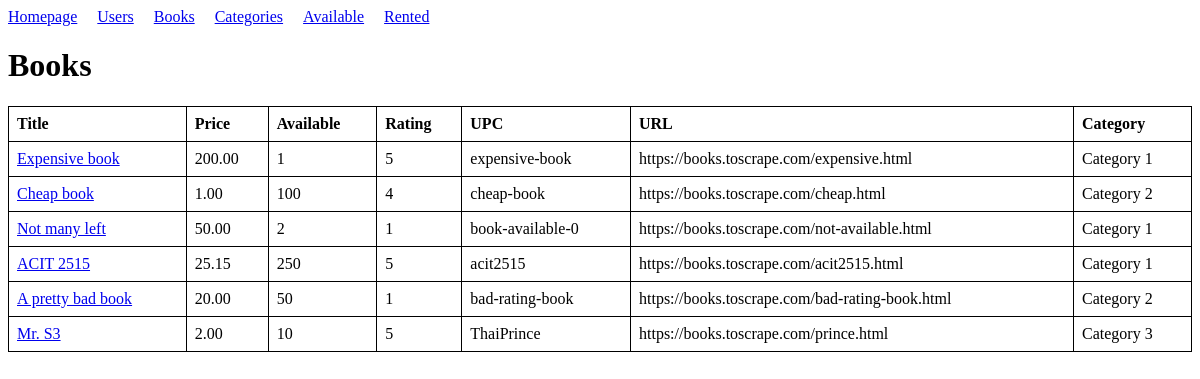
/books, run on the app's committed database.
### models.py (models this page shows, shortened)
class Book(db.Model):
      id = mapped_column(Integer, primary_key=True)
      title = mapped_column(String)
      price = mapped_column(DECIMAL(10, 2))
      available = mapped_column(Integer, default=0)
      rating = mapped_column(Integer, default=0)
      upc = mapped_column(String, default=0)
      url = mapped_column(String, default=0)
      category = mapped_column(String, default=0)
      category_id = mapped_column(Integer, ForeignKey("category.id"))
      category = relationship("Category", back_populates="books")
      rentals = relationship("BookRental", back_populates="book")

class Category(db.Model):
      id = mapped_column(Integer, primary_key=True)
      name = mapped_column(String)
      books = relationship("Book", back_populates="category")

### app.py (the view)
@app.route("/books")
def books():
      statement = db.select(Book).order_by(Book.id)
      records = db.session.execute(statement)
      books = records.scalars()
      if not books:
            return "NOT FOUND!", 404
      return render_template("books.html", books = books)

### templates/books.html
{% extends "base.html" %}
{% block content %}
<h1>Books</h1>
<table>
    <tr>
        <th>Title</th>
        <th>Price</th>
        <th>Available</th>
        <th>Rating</th>
        <th>UPC</th>
        <th>URL</th>
        <th>Category</th>
    </tr>
    {% for book in books %}
    <tr>
      <td><a href="{{ url_for('book_rental', id=book.id) }}">{{book.title}}</a></td>
      <td>{{book.price}}</td>
      <td>{{book.available}}</td>
      <td>{{book.rating}}</td>
      <td>{{book.upc}}</td>
      <td>{{book.url}}</td>
      <td>{{book.category.name}}</td>
    </tr>
    {% endfor %}
</table>
{% endblock %}

### templates/base.html (shortened to what this page needs)
<!doctype html>
<html lang="en">
    <head>
        <link rel="stylesheet" href="{{ url_for('static', filename='style.css') }}">
    </head>
    <body>
        <nav>
            <ul class = "no-bullets">
                <li><a href="{{ url_for('home') }}">Homepage</a></li>
                <li><a href="{{ url_for('users') }}">Users</a></li>
                <li><a href="{{ url_for('books') }}">Books</a></li>
                <li><a href="{{ url_for('category') }}">Categories</a></li>
                <li><a href="{{ url_for('books_available') }}">Available</a></li>
                <li><a href="{{ url_for('books_rented') }}">Rented</a></li>
            </ul>
        </nav>
        {% block content %}
        {% endblock %}
    </body>
</html>

### static/style.css (style rules this page uses)
ul.no-bullets { display: flex; list-style-type: none; padding: 0; margin: 0; }
.no-bullets li { margin-right: 20px; }
table { border-collapse: collapse; width: 100%; }
th, td { border: 1px solid black; padding: 8px; text-align: left; }

### data on the page
Book: title "Expensive book", price "200.00", available "1", rating "5", upc "expensive-book", url "https://books.toscrape.com/expensive.html", category.name "Category 1"
Book: title "Cheap book", price "1.00", available "100", rating "4", upc "cheap-book", url "https://books.toscrape.com/cheap.html", category.name "Category 2"
Book: title "Not many left", price "50.00", available "2", rating "1", upc "book-available-0", url "https://books.toscrape.com/not-available.html", category.name "Category 1"
Book: title "ACIT 2515", price "25.15", available "250", rating "5", upc "acit2515", url "https://books.toscrape.com/acit2515.html", category.name "Category 1"
Book: title "A pretty bad book", price "20.00", available "50", rating "1", upc "bad-rating-book", url "https://books.toscrape.com/bad-rating-book.html", category.name "Category 2"
Book: title "Mr. S3", price "2.00", available "10", rating "5", upc "ThaiPrince", url "https://books.toscrape.com/prince.html", category.name "Category 3"
